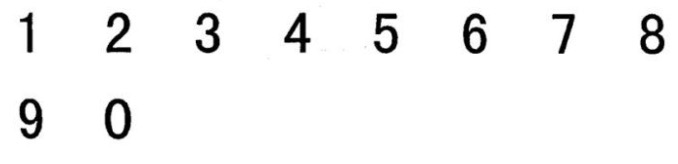
#> input picture test.jpg, 678 x 164 px
$ python test.py
#> lines starting #> are read from the running program, lines starting #| are printed output that depends on the picture; after the words box and inside, x2 and y2 are one past the last pixel; in counts of white or black regions, pixels touching at a corner belong together
import pytesseract
from PIL import Image
import cv2 as cv

def Test(*args):
    print(args)

#git push origin master
img = cv.imread("./test.jpg")
#> img is the input picture: shape (164, 678, 3); min 0, max 255, mean 245.1
gray_img = cv.cvtColor(img,cv.COLOR_BGR2GRAY)

# thresh = cv.adaptiveThreshold(gray_img, 255, cv.ADAPTIVE_THRESH_GAUSSIAN_C, cv.THRESH_BINARY, 11, 2)
th = cv.adaptiveThreshold(gray_img,255,cv.ADAPTIVE_THRESH_GAUSSIAN_C,cv.THRESH_BINARY,25,5)
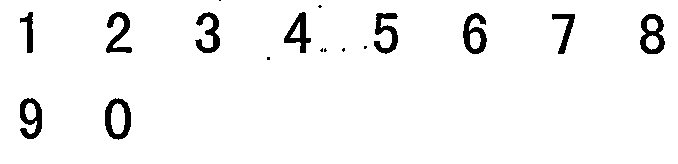
#> th: shape (164, 678); 95.9% white; 17 black regions (7 under 20 px), largest, box (x1, y1, x2, y2) and area: (640, 14, 665, 54) 536, (105, 98, 131, 140) 527, (463, 13, 487, 54) 518
# 均值滤波
img_mean = cv.blur(img, (5,5))
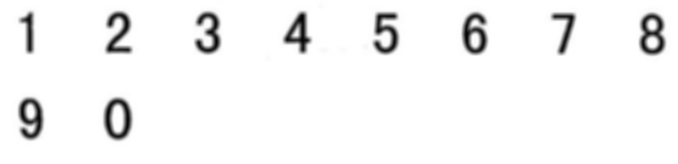
#> img_mean: shape (164, 678, 3); min 3, max 255, mean 245.1

# 高斯滤波
img_Guassian = cv.GaussianBlur(img,(5,5),0)

# 中值滤波
img_median = cv.medianBlur(img, 5)

# 双边滤波
img_bilater = cv.bilateralFilter(img,9,75,75)

#> (the run stopped early here; a loop or call above may not have finished)

$ run again, with 123.jpg copied over test.jpg
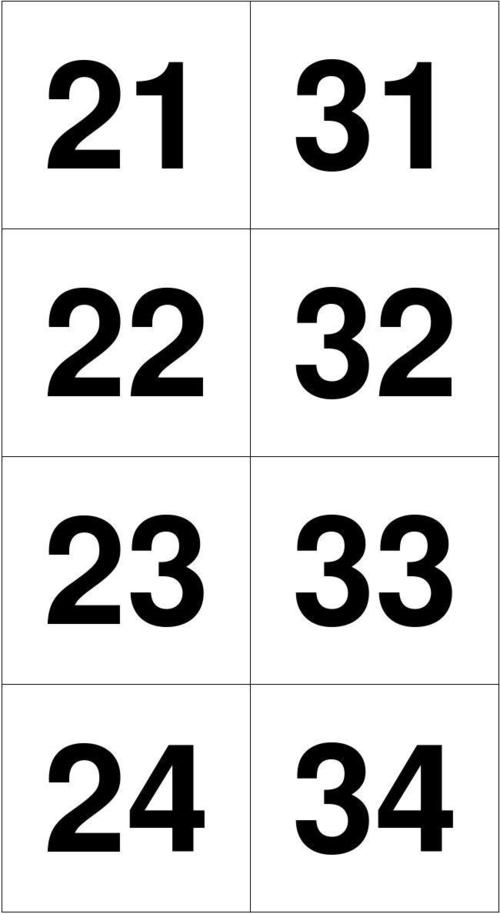
#> input picture 123.jpg, 500 x 914 px
#> img is the input picture: shape (914, 500, 3); min 0, max 255, mean 216
#> `th = cv.adaptiveThreshold(gray_img,255,cv.ADAPTIVE_THRESH_GAUSSIAN_C,c..`:
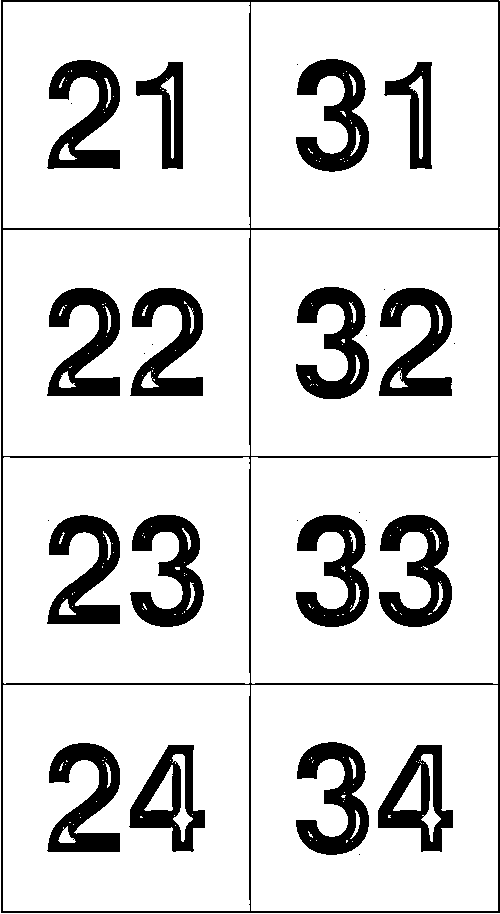
#> th: shape (914, 500); 84.5% white; 29 black regions (12 under 20 px), largest, box (x1, y1, x2, y2) and area: (1, 0, 500, 913) 10288, (130, 515, 204, 627) 4143, (296, 287, 369, 399) 4141
#> `img_median = cv.medianBlur(img, 5)`:
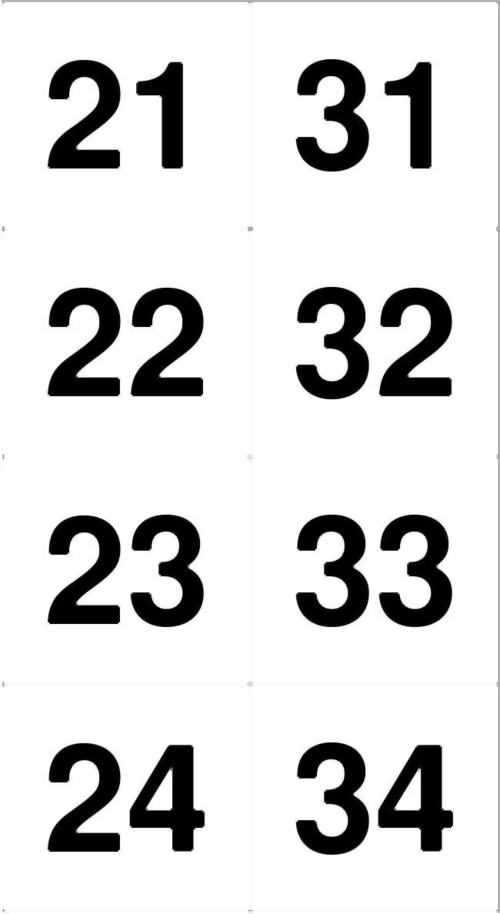
#> img_median: shape (914, 500, 3); min 0, max 255, mean 217.8

$ run again, with code.jpeg copied over test.jpg
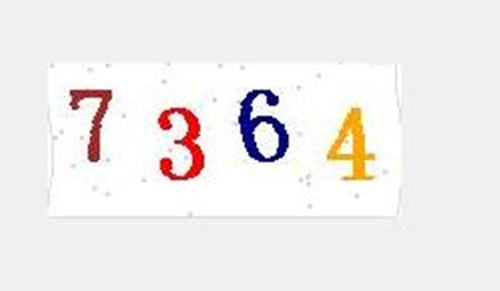
#> input picture code.jpeg, 500 x 291 px
#> img is the input picture: shape (291, 500, 3); mean B, G, R 235.9, 236.8, 239.9
#> `th = cv.adaptiveThreshold(gray_img,255,cv.ADAPTIVE_THRESH_GAUSSIAN_C,c..`:
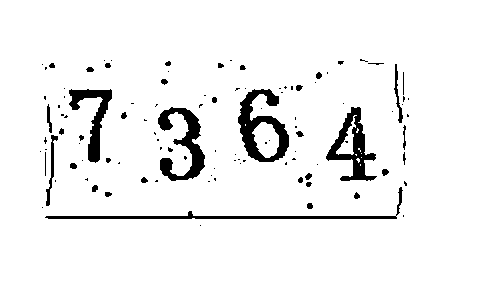
#> th: shape (291, 500); 94.3% white; 109 black regions (72 under 20 px), largest, box (x1, y1, x2, y2) and area: (238, 89, 289, 162) 1624, (158, 107, 205, 181) 1450, (326, 107, 377, 181) 1366
#> `img_mean = cv.blur(img, (5,5))`:
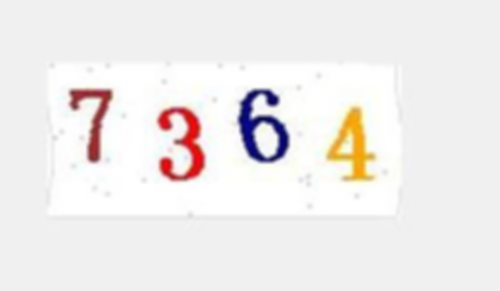
#> img_mean: shape (291, 500, 3); mean B, G, R 235.9, 236.8, 239.9
